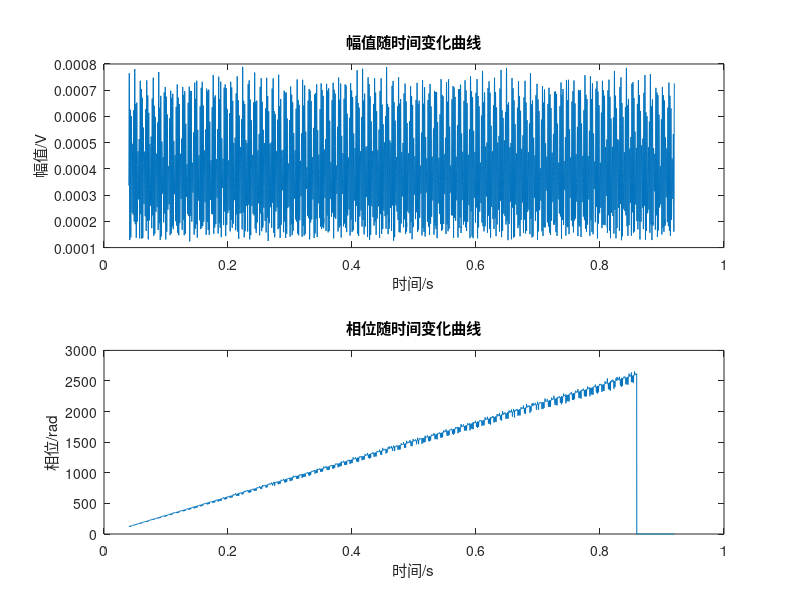

The MATLAB script that drew this image:
%双谱线插值法第二版，求了A、F、P瞬时值，用于加分2
clc;
clear all;
wave = xlsread('3_9.csv'); %load 数据
A1=zeros(8799,1);
F1=zeros(8799,1);
P1=zeros(8799,1);
P=zeros(8799,1);

%从第401个点（0.0401s）开始到第9199（0.9199s）结束
for m1=401:9199
    s=wave(m1-400:m1+400,2);
    fs=10000; %采样率
    N=length(s);%采样点数
    n=0:N-1;
    w=0.5-0.5*cos(2*pi*(n)/N);%汉宁窗
    r=s.*w';%对原信号加窗
    v=fft(r,N);%进行FFT
    vz=abs(v)/N*2*2;%求幅值并修正
    u=abs(v);
%     stem(abs(v)/N*2*2);%画出FFT后信号的茎状图，用于判断k0、k1、k2
    %以下步骤为双峰谱线插值修正算法
    y1=u(43);%事先通过前面的茎状图发现基波位于u(6)
    y2=u(44);
    y3=u(42);
    max=y2;
    k1=43;
    k2=44;
    if y3>y2
        max=y3;
    end
    if max==y3
        t=y1;
        y1=max;
        y2=t;
        k1=42;
        k2=43;
    end
    b=(y2-y1)/(y2+y1);%相当于参考文献中的参数β
    a=1.5*b;%相当于参考文献中的参数α
    k0=k1-1+a+0.5;%按理来说不用减1，但不知为啥-1后似乎更准
    t=(m1-400)/fs;
    A1(m1-400)=(y1+y2)*(2.35619403+1.15543628*a^2+0.32607873*a^4+0.07891461*a^6)/N;
    F1(m1-400)=k0*fs/N;
    P1(m1-400)=(angle(v(42))+pi/2-pi*(a-(-1)*0.5))-pi/2-2*pi*50*t;
end

T=401:9199;
t=T/fs;
for index=1:8192
    P(index)=2*pi*(F1(index)-50)*t(index)+P1(1);
end
% plot(t,F1)
subplot(2,1,1)
plot(t,A1)
title('幅值随时间变化曲线')
xlabel('时间/s');
ylabel('幅值/V');
subplot(2,1,2)
plot(t,P)
title('相位随时间变化曲线')
xlabel('时间/s');
ylabel('相位/rad');